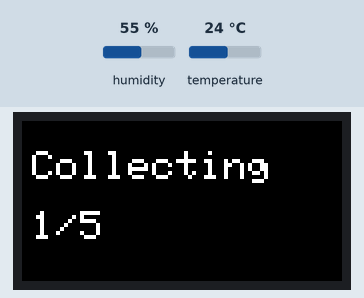
This sketch was run on a simulated ESP32. Parts: 160×80 colour display. The test bench sets the inputs (shaded band); at power-on: humidity 55 %, temperature 24 °C. What the sketch prints to the serial monitor is not drawn.

Above: at 2.3 s.
2.4 s: humidity set to 22 %
At 6.4 s:
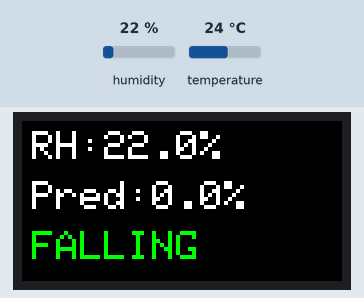
6.7 s: humidity set to 68 %
At 8.6 s:
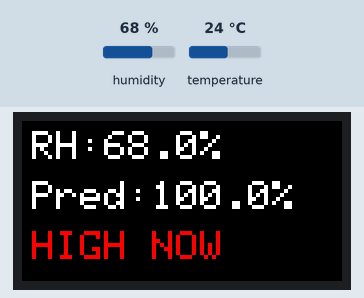
11.0 s: humidity set to 61 %
At 12.8 s:
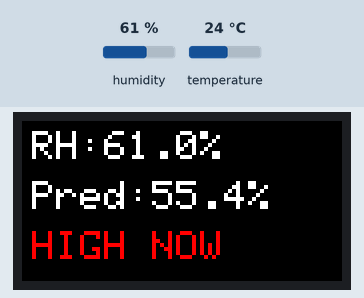
13.7 s: humidity set to 58 %
At 15.9 s:
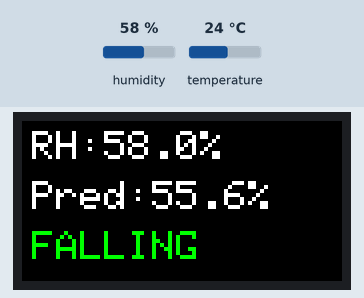
18.0 s: temperature set to 12 °C
At 20.1 s:
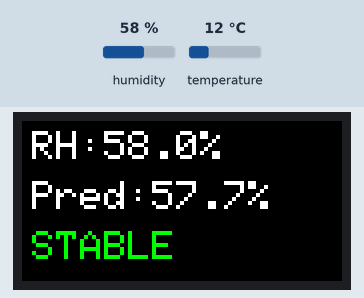
20.4 s: temperature set to 19 °C
At 22.4 s:
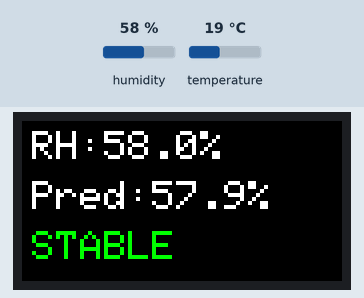
Timing chart, 0 to 23.6 s (numbered marks = the images above; inputs shaded):
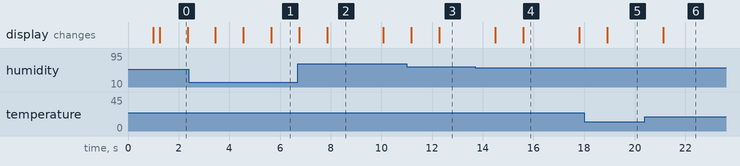

Measured:
- the behaviour switches between 60 and 59 % on humidity (found by bisection; images 3 and 4)
- after the input at 2.4 s, the display: first differs from a run without the input after 3.2 s (image 1)
- after the input at 6.7 s, the display: first changes after 0.05 s (image 2 shows a later state)
- after the input at 11.0 s, the display: first changes after 0.18 s (image 3 shows a later state)
- after the input at 13.7 s, the display: first changes after 0.79 s (image 4 shows a later state)
- after the input at 18.0 s, the display: changes after 0.92 s (image 5)
- after the input at 20.4 s, the display: changes after 0.73 s (image 6)

The sketch:

esp32_humidity_inference.ino
```cpp
#include <Adafruit_GFX.h>
#include <Adafruit_ST7735.h>
#include <Adafruit_AHTX0.h>
#include <SPI.h>
#include <Wire.h>

// TFT pins ==================================
#define TFT_CS 17
#define TFT_DC 21
#define TFT_RES 4
#define TFT_MOSI 23
#define TFT_SCLK 18

Adafruit_ST7735 tft = Adafruit_ST7735(TFT_CS, TFT_DC, TFT_MOSI, TFT_SCLK, TFT_RES);
Adafruit_AHTX0 aht;

// Model settings ============================
#define SLOPE_WINDOW 5
#define HUMIDITY_THRESHOLD 60.0

float humiditySamples[SLOPE_WINDOW];
int sampleCount = 0;

// Trained model coefficients ================
const float MODEL_INTERCEPT = 0.9103225471097147;
const float COEF_HUMIDITY = 0.9760348336779218;
const float COEF_TEMPERATURE = 0.017807561113276735;
const float COEF_SLOPE = 2.5867813741136674;

// Store humidity sample =====================
void addHumiditySample(float newHumidity) {
  if (sampleCount < SLOPE_WINDOW) humiditySamples[sampleCount++] = newHumidity;
  else {
    for (int i = 0; i < SLOPE_WINDOW - 1; i++) humiditySamples[i] = humiditySamples[i + 1];
    humiditySamples[SLOPE_WINDOW - 1] = newHumidity;
  }
}

// Calculate recent humidity slope ===========
float calculateSlope() {
  float sumX = 0, sumY = 0, sumXY = 0, sumX2 = 0;

  for (int i = 0; i < SLOPE_WINDOW; i++) {
    float x = i;
    float y = humiditySamples[i];

    sumX += x;
    sumY += y;
    sumXY += x * y;
    sumX2 += x * x;
  }

  return (SLOPE_WINDOW * sumXY - sumX * sumY) / (SLOPE_WINDOW * sumX2 - sumX * sumX);
}

void setup() {
  Serial.begin(115200);
  delay(1000);

  // AHT10 ===================================
  Wire.begin(27, 33);
  if (!aht.begin(&Wire)) {
    Serial.println("Could not find AHT10!");
    while (1) delay(10);
  }

  // LCD =====================================
  tft.initR(INITR_MINI160x80);
  tft.setRotation(3);
  tft.fillScreen(ST77XX_BLACK);
  tft.setTextColor(ST77XX_WHITE);
  tft.setTextSize(2);

  Serial.println("ESP32 Linear Regression Model Ready");
}

void loop() {
  sensors_event_t humidity, temp;
  aht.getEvent(&humidity, &temp);

  float currentHumidity = humidity.relative_humidity;
  float currentTemperature = temp.temperature;

  // Store humidity ==========================
  addHumiditySample(currentHumidity);

  // Collect first 5 samples =================
  if (sampleCount < SLOPE_WINDOW) {
    Serial.print("Collecting Samples: ");
    Serial.print(sampleCount);
    Serial.print("/");
    Serial.println(SLOPE_WINDOW);

    tft.fillScreen(ST77XX_BLACK);
    tft.setTextColor(ST77XX_WHITE);
    tft.setTextSize(2);
    tft.setCursor(5, 15);
    tft.println("Collecting");
    tft.setCursor(5, 45);
    tft.print(sampleCount);
    tft.print("/");
    tft.print(SLOPE_WINDOW);

    delay(1000);
    return;
  }

  // Calculate slope =========================
  float humiditySlope = calculateSlope();

  // AI model inference ======================
float predictedHumidity = MODEL_INTERCEPT
                        + (COEF_HUMIDITY * currentHumidity)
                        + (COEF_TEMPERATURE * currentTemperature)
                        + (COEF_SLOPE * humiditySlope);

  predictedHumidity = constrain(predictedHumidity, 0.0, 100.0);

  // Trend ===================================
  String trend = "STABLE";
  if (humiditySlope > 0.1) trend = "RISING";
  else if (humiditySlope < -0.1) trend = "FALLING";

  // Decision =================================
  String status = "NORMAL";
  if (currentHumidity >= HUMIDITY_THRESHOLD) status = "HIGH NOW";
  else if (predictedHumidity >= HUMIDITY_THRESHOLD) status = "HIGH SOON";

  // Serial ==================================
  Serial.println("-----------------------");

  Serial.print("Temperature: ");
  Serial.print(currentTemperature, 1);
  Serial.println(" C");

  Serial.print("Current Humidity: ");
  Serial.print(currentHumidity, 1);
  Serial.println(" %RH");

  Serial.print("Humidity Slope: ");
  Serial.print(humiditySlope, 3);
  Serial.println(" %RH/sec");

  Serial.print("Predicted Humidity in 5 sec: ");
  Serial.print(predictedHumidity, 1);
  Serial.println(" %RH");

  Serial.print("Trend: ");
  Serial.println(trend);

  Serial.print("Status: ");
  Serial.println(status);

  // LCD =====================================
  tft.fillScreen(ST77XX_BLACK);
  tft.setTextSize(2);
  tft.setTextColor(ST77XX_WHITE);

  tft.setCursor(5, 5);
  tft.print("RH:");
  tft.print(currentHumidity, 1);
  tft.print("%");

  tft.setCursor(5, 30);
  tft.print("Pred:");
  tft.print(predictedHumidity, 1);
  tft.print("%");

  tft.setCursor(5, 55);

  if (status == "HIGH NOW") {
    tft.setTextColor(ST77XX_RED);
    tft.print("HIGH NOW");
  } else if (status == "HIGH SOON") {
    tft.setTextColor(ST77XX_YELLOW);
    tft.print("HIGH SOON");
  } else {
    tft.setTextColor(ST77XX_GREEN);
    tft.print(trend);
  }

  delay(1000);
}
```
